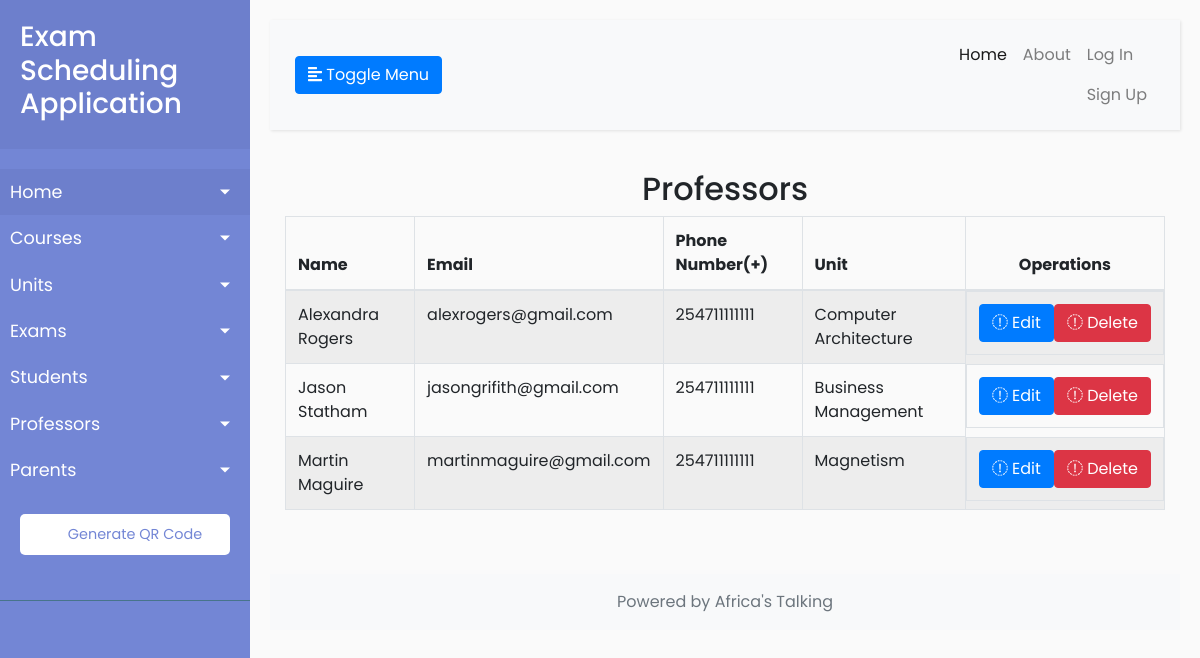
/professors, run on an earlier commit of the app's database.
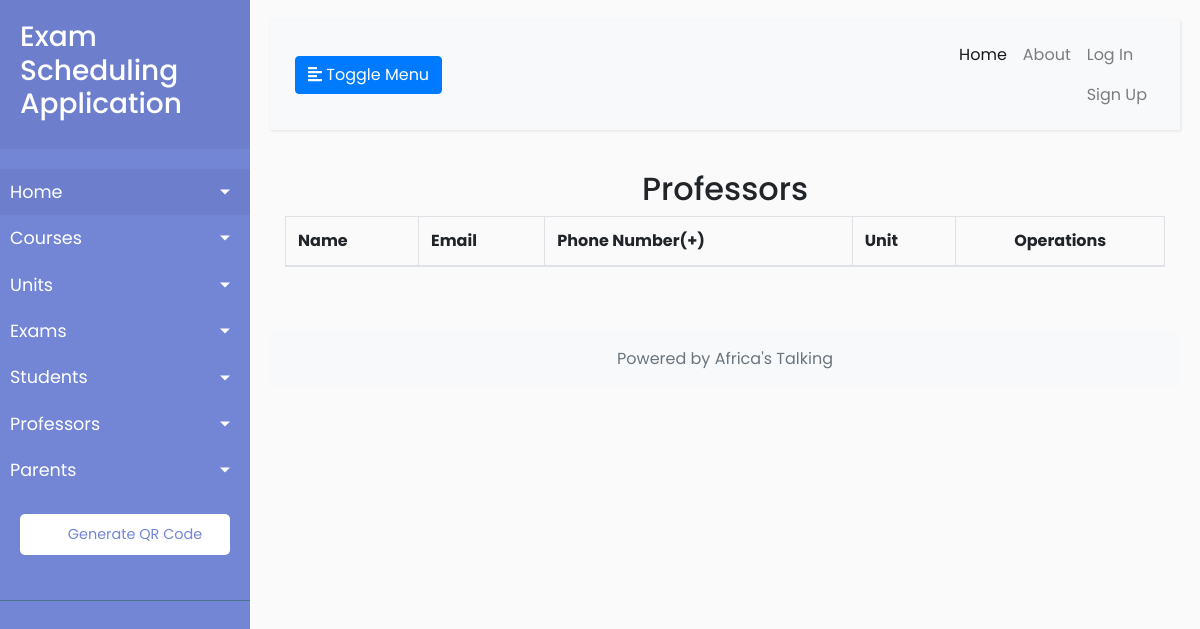
And on a later commit of the database.
### users/models.py (models this page shows, shortened)
class Professor(User):
    unit = models.ForeignKey(Unit, on_delete=models.CASCADE)
    phone_number = models.IntegerField(default=+254711111111)
    class Meta:
        verbose_name_plural = "Professors"

### exams/models.py (models this page shows)
class Unit(models.Model):
    name = models.CharField(max_length=100)
    description = models.TextField(max_length=1000, help_text="Enter a brief description of the Unit.")
    course = models.ForeignKey(Course, on_delete=models.CASCADE)
    def __str__(self):
        return f'{self.name}'

### users/views.py (the view)
# urls.py: path('professors', ProfessorListView.as_view(), name='professors-list'),
class ProfessorListView(ListView):
    model = Professor
    template_name = 'users/professors_list.html'
    context_object_name = 'professors'
    paginate_by = 5

### users/templates/users/professors_list.html (shortened to what this page needs)
{% extends 'exams/base.html' %}
{% block content %}
    <div class="right_col" role="main">
        <div class="">
            <div class="row">
                <div class="col-md-12 col-sm-12 col-xs-12">
                    <div class="x_panel">
                        <div class="x_title">
                            <h2 class="text-center"> Professors </h2>
                        </div>
                        <div class="x_content">
                            <table id="teacher-datatable" class="table table-striped table-bordered">
                                <thead>
                                    <tr>
                                        <th>Name</th>
                                        <th>Email</th>
                                        <th>Phone Number(+)</th>
                                        <th>Unit</th>
                                        <th class="text-center">Operations</th>
                                    </tr>
                                </thead>
                                <tbody>
                                    {% for professor in professors %}
                                        <tr>
                                            <td>{{ professor.get_full_name }}</td>
                                            <td>{{ professor.email }}</td>
                                            <td>{{ professor.phone_number }}</td>
                                            <td>{{ professor.unit }}</td>
                                            <td class="text-center d-flex justify-content-center">
                                                <a href="{% url 'professors-update' professor.pk %}" class="btn btn-primary btn-xs"><i class="fa fa-pencil"></i> Edit </a>
                                                <a href="{% url 'professors-delete' professor.pk %}" class="btn btn-danger btn-xs"><i class="fa fa-remove"></i> Delete </a>
                                            </td>
                                        </tr>
                                    {% endfor %}
                                </tbody>
                            </table>
                        </div>
                    </div>
                </div>
            </div>
        </div>
    </div>
{% endblock content%}

What changed in the data, as far as the page shows it:
removed Professor: get_full_name "Alexandra Rogers", email "alexrogers@gmail.com", phone_number "254711111111", unit "Computer Architecture"
removed Professor: get_full_name "Jason Statham", email "jasongrifith@gmail.com", phone_number "254711111111", unit "Business Management"
removed Professor: get_full_name "Martin Maguire", email "martinmaguire@gmail.com", phone_number "254711111111", unit "Magnetism"
